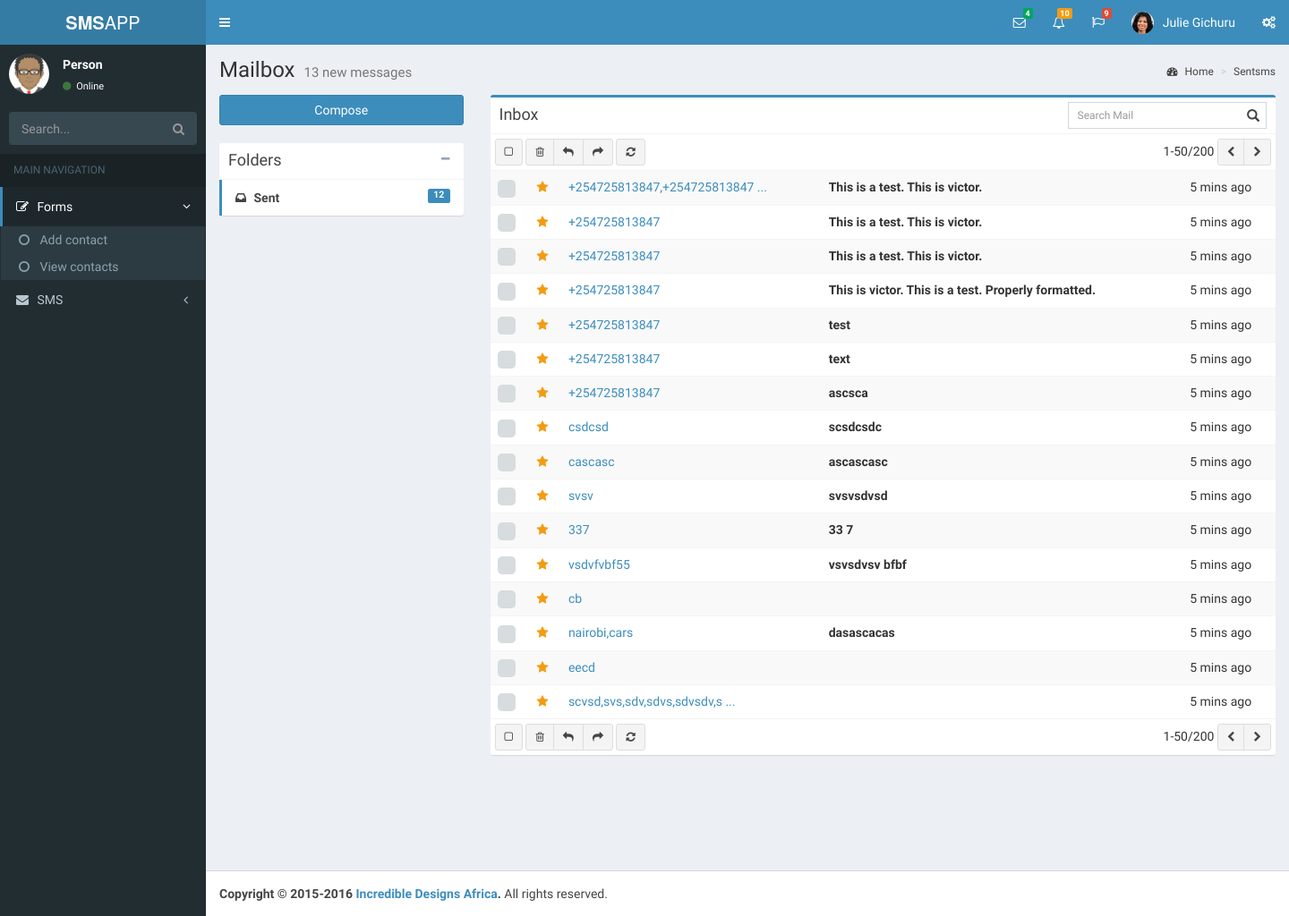
Page /sentsms.php on the committed database.
### tables this page shows
CREATE TABLE `sentsms` (
  `id` int(11) NOT NULL,
  `phone` varchar(255) NOT NULL,
  `smstext` varchar(255) NOT NULL,
  `draft` int(11) NOT NULL
);

### class/database.php (called while the page is built, shortened)
<?php
class Database
{
	function __construct()
	{
		$this->mysqli = new mysqli("localhost", "root", "", "smsapp");
	}
}
 ?>

### class/smstext.php (called while the page is built, shortened)
<?php
include 'Database.php';
class smstext extends Database
{
	public $sent_sms_table = "sentsms";
	public function getSentSms(){
		$table = $this->sent_sms_table;
		$res = $this->mysqli->query("SELECT * FROM $table WHERE draft=0");
        while ($row = $res->fetch_assoc()){
        	$data[] = array(
				'id' 		=>$row['id'] ,
				'phone' 	=>$row['phone'] ,
				'smstext' 	=>$row['smstext']
				);
        }
        return $data;
	}
}
 ?>

### sentsms.php (the view, shortened to what this page needs)
<!DOCTYPE html>
<?php
  include 'class/smstext.php';
  $smstext = new smstext();
  $data = $smstext->getSentSms();
 ?>
<html>
  <head>
    <?php include "includes/_csslinks.php"; ?>
    <link rel="stylesheet" href="plugins/fullcalendar/fullcalendar.min.css">
    <link rel="stylesheet" href="plugins/fullcalendar/fullcalendar.print.css" media="print">
    <link rel="stylesheet" href="plugins/iCheck/flat/blue.css">
  </head>
  <body class="hold-transition skin-blue sidebar-mini">
    <div class="wrapper">
      <?php include "includes/_header.php"; ?>
      <?php include "includes/_leftsidebar.php" ?>
      <div class="content-wrapper">
        <section class="content-header">
          <h1>
            Mailbox
            <small>13 new messages</small>
          </h1>
          <?php include "includes/_breadcrums.php"; ?>
        </section>
        <section class="content">
          <div class="row">
            <div class="col-md-3">
              <a href="composesms.php" class="btn btn-primary btn-block margin-bottom">Compose</a>
              <?php include 'includes/_mailboxmenu.php' ?>
            </div>
            <div class="col-md-9">
              <div class="box box-primary">
                <div class="box-header with-border">
                  <h3 class="box-title">Inbox</h3>
                  <div class="box-tools pull-right">
                    <div class="has-feedback">
                      <input type="text" class="form-control input-sm" placeholder="Search Mail">
                    </div>
                  </div>
                </div>
                <div class="box-body no-padding">
                  <div class="mailbox-controls">
                    <button class="btn btn-default btn-sm checkbox-toggle"><i class="fa fa-square-o"></i></button>
                    <div class="btn-group">
                      <button class="btn btn-default btn-sm"><i class="fa fa-trash-o"></i></button>
                      <button class="btn btn-default btn-sm"><i class="fa fa-reply"></i></button>
                      <button class="btn btn-default btn-sm"><i class="fa fa-share"></i></button>
                    </div>
                    <button class="btn btn-default btn-sm"><i class="fa fa-refresh"></i></button>
                    <div class="pull-right">
                      1-50/200
                      <div class="btn-group">
                        <button class="btn btn-default btn-sm"><i class="fa fa-chevron-left"></i></button>
                        <button class="btn btn-default btn-sm"><i class="fa fa-chevron-right"></i></button>
                      </div>
                    </div>
                  </div>
                  <div class="table-responsive mailbox-messages">
                    <table class="table table-hover table-striped">
                      <tbody>
                          <?php
                            foreach ($data as $value) {
                              $phone = $value['phone'];
                              if (strlen($phone) >= 20) {
                                  $phone = substr($phone, 0, 27). " ... ";
                              }
                              ?>
                                <tr>
                                  <td><input type="checkbox"></td>
                                  <td class="mailbox-star"><a href="#"><i class="fa fa-star text-yellow"></i></a></td>
                                  <td class="mailbox-name"><a href="read-mail.php?id=<?php echo $value['id'] ?>"><?php echo $phone; ?></a></td>
                                  <td class="mailbox-subject"><b><?php echo $value['smstext']; ?></td>
                                  <td class="mailbox-attachment"></td>
                                  <td class="mailbox-date">5 mins ago</td>
                                </tr>
                              <?php
                            }
                           ?>
                      </tbody>
                    </table>
                  </div>
                </div>
                <div class="box-footer no-padding">
                  <div class="mailbox-controls">
                    <button class="btn btn-default btn-sm checkbox-toggle"><i class="fa fa-square-o"></i></button>
                    <div class="btn-group">
                      <button class="btn btn-default btn-sm"><i class="fa fa-trash-o"></i></button>
                      <button class="btn btn-default btn-sm"><i class="fa fa-reply"></i></button>
                      <button class="btn btn-default btn-sm"><i class="fa fa-share"></i></button>
                    </div>
                    <button class="btn btn-default btn-sm"><i class="fa fa-refresh"></i></button>
                    <div class="pull-right">
                      1-50/200
                      <div class="btn-group">
                        <button class="btn btn-default btn-sm"><i class="fa fa-chevron-left"></i></button>
                        <button class="btn btn-default btn-sm"><i class="fa fa-chevron-right"></i></button>
                      </div>
                    </div>
                  </div>
                </div>
              </div>
            </div>
          </div>
        </section>
      </div>
      <?php include "includes/_footercopyright.php"; ?>
    </div>
  </body>
</html>

### rows in the picture
sentsms: phone "+254725813847,+254725813847 ...", smstext "This is a test. This is victor."
sentsms: phone "+254725813847", smstext "This is a test. This is victor."
sentsms: phone "+254725813847", smstext "This is a test. This is victor."
sentsms: phone "+254725813847", smstext "This is victor. This is a test. Properly formatted."
sentsms: phone "+254725813847", smstext "test"
sentsms: phone "+254725813847", smstext "text"
sentsms: phone "+254725813847", smstext "ascsca"
sentsms: phone "csdcsd", smstext "scsdcsdc"
sentsms: phone "cascasc", smstext "ascascasc"
sentsms: phone "svsv", smstext "svsvsdvsd"
sentsms: phone "337", smstext "33 7"
sentsms: phone "vsdvfvbf55", smstext "vsvsdvsv bfbf"
sentsms: phone "nairobi,cars", smstext "dasascacas"
sentsms: phone "eecd"
sentsms: phone "scvsd,svs,sdv,sdvs,sdvsdv,s ..."

### other values in the picture
$filename "Sentsms"
$phone "cb"
